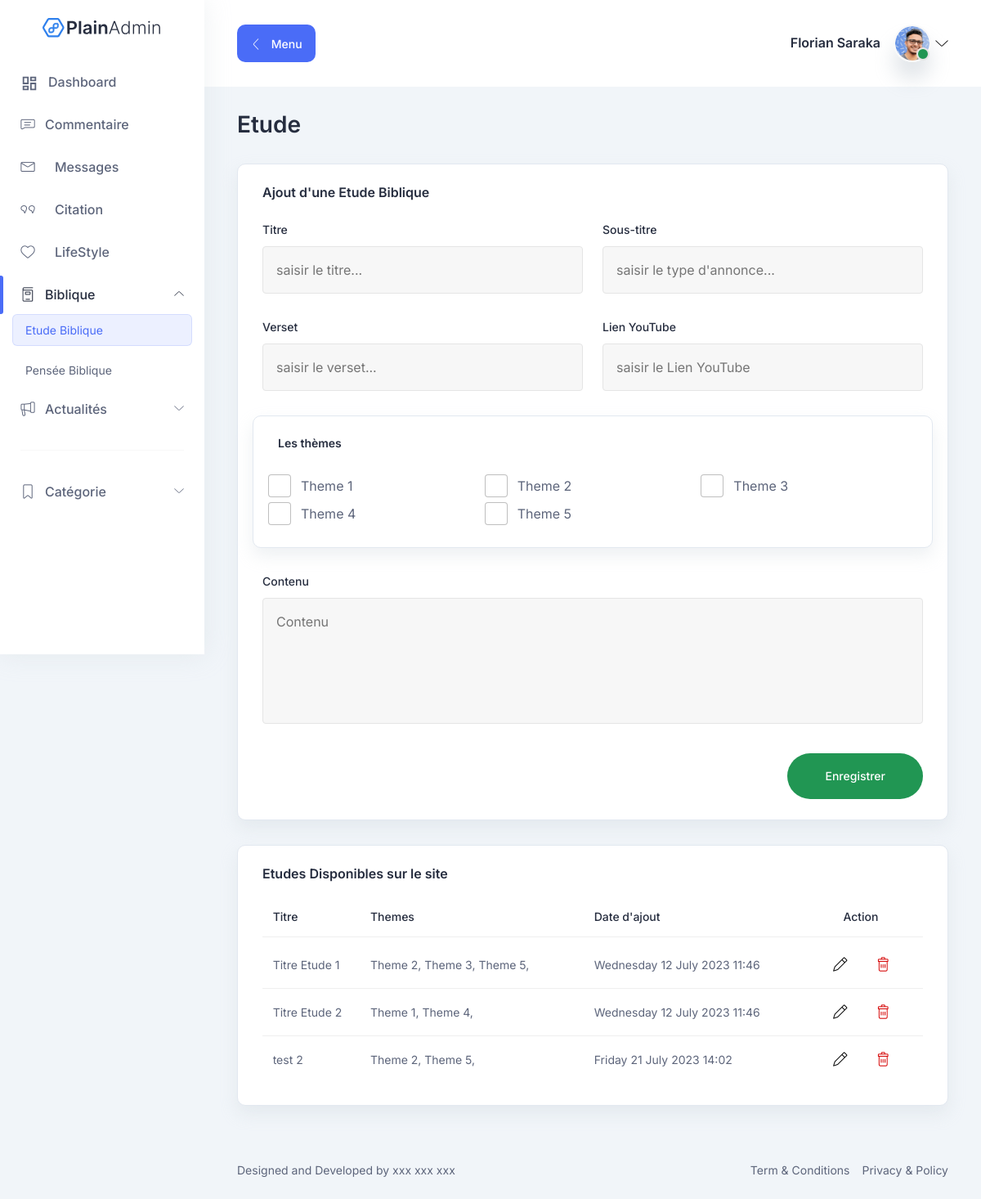
Page /dash/etude-biblique (signed in) on the committed database.
### dash/models.py (models this page shows, shortened)
class theme_biblique(models.Model):
    theme = models.CharField(max_length=500)
    date_ajout = models.DateTimeField(auto_now=True)
    def __str__(self):
        return self.theme

class etude_biblique(models.Model):
    themes = models.ManyToManyField(theme_biblique)
    titre = models.CharField(max_length=500)
    sous_titre = models.CharField(max_length=500)
    verset = models.CharField(max_length=500)
    contenu = models.TextField()
    lien_yt = models.CharField(max_length=500, blank=True)
    date_ajout = models.DateTimeField(auto_now=True)

### dash/views.py (the view)
# urls.py: path('etude-biblique', etude_b, name="etude_b"),
@user_passes_test(lambda u: u.is_superuser or u.is_staff)
def etude_b(Request):
    et_b = etude_biblique.objects.all()
    themes = theme_biblique.objects.all()
    return render(Request, 'dash/etude_b.html',  {'et_b':et_b, 'themes':themes})

### templates/dash/etude_b.html (shortened to what this page needs)
{% extends "dash/master.html" %}
{% block active_etude_b %} class="active" {% endblock %}
{% block show_etude %} show {% endblock %}
{% block coll_typ_th_b %} class="collapsed" {% endblock %}
{% block coll_ann %} class="collapsed" {% endblock %}
{% block content %}
{% load static %}
      <section class="tab-components">
        <div class="container-fluid">
          <div class="title-wrapper pt-30">
            <div class="row align-items-center">
              <div class="col-md-6">
                <div class="title mb-30">
                  <h2>Etude</h2>
                </div>
              </div>
            </div>
          </div>
          <div class="form-elements-wrapper">
            <div class="row">
              <div class="col-lg-12">
                <div class="card-style mb-30">
                  <h6 class="mb-25">Ajout d'une Etude Biblique</h6>
                    <form action="{% url 'dash:ajouter_et_b' %}" method="post" enctype="multipart/form-data">
                        <div class="row">
                            <div class="input-style-1 col-lg-6">
                                <label>Titre</label>
                                <input required type="text" placeholder="saisir le titre..." id="titre" name="titre" />
                            </div>
                            <div class="input-style-1 col-lg-6">
                                <label>Sous-titre</label>
                                <input required type="text" placeholder="saisir le type d'annonce..." id="sous_titre" name="sous_titre" />
                            </div>
                            <div class="input-style-1 col-lg-6">
                                <label>Verset</label>
                                <input required type="text" placeholder="saisir le verset..." id="verset" name="verset" />
                            </div>
                            <div class="input-style-1 col-lg-6">
                                <label>Lien YouTube</label>
                                <input type="text" placeholder="saisir le Lien YouTube" id="lien_yt" name="lien_yt" />
                            </div>
                            <div class="card-style mb-30">
                                <h6 style="font-size: 14px;" class="mb-25">Les thèmes</h6>
                                <div class="row">
                                    {% for theme in themes %}
                                        <div class="form-check checkbox-style col-lg-4">
                                        <input
                                            class="form-check-input"
                                            type="checkbox"
                                            name="themes"
                                            value="{{ theme.id }}"
                                            id="theme-{{ theme.id }}"
                                        />
                                        <label class="form-check-label" for="theme-{{ theme.id }}">
                                            {{ theme.theme }}</label
                                        >
                                        </div>
                                    {% endfor %}
                                </div>
                            </div>
                            <div class="input-style-1 col-lg-12">
                                <label>Contenu</label>
                                <textarea name="contenu" placeholder="Contenu" rows="5"></textarea>
                            </div>
                        </div>
                        <div style="text-align: right;">
                            <button class="main-btn success-btn rounded-full btn-hover" style="text-align: center;">
                                Enregistrer
                            </button>
                        </div>
                    </form>
                </div>
              </div>
            </div>
            <div class="row">
                <div class="col-lg-12">
                  <div class="card-style mb-30">
                    <h6 class="mb-10">Etudes Disponibles sur le site</h6>
                    <div class="table-wrapper table-responsive">
                      <table class="table striped-table">
                        <thead>
                          <tr>
                            <th></th>
                            <th><h6>Titre</h6></th>
                            <th><h6>Themes</h6></th>
                            <th><h6>Date d'ajout</h6></th>
                            <th><h6>&nbsp;&nbsp;&nbsp;&nbsp;&nbsp;Action</h6></th>
                          </tr>
                        </thead>
                        <tbody>
                            {% for et_b in et_b %}
                            <tr>
                                <td>
                                </td>
                                <td>
                                    <p class="etude-titre">{{ et_b.titre }}</p>
                                </td>
                                <td>
                                    <p>
                                        {% for theme in et_b.themes.all %}
                                            {{ theme }},
                                        {% endfor %}
                                    </p>
                                </td>
                                <td>
                                <p> {{ et_b.date_ajout|date:"l d F Y" }} {{ et_b.date_ajout|time:"H:i" }} </p>
                                </td>
                                <td>
                                <div class="action">
                                    <form action="{% url 'dash:edit_etude_b' et_b.id %}" method="post" enctype="multipart/form-data">
                                          <button class="edit" name="form_edit_etude_b">
                                            <i class="lni lni-pencil"></i>
                                          </button>
                                    </form>
                                    <form action="{% url 'dash:supprimer_etude_b' et_b.id %}" method="post" enctype="multipart/form-data">
                                        <button class="text-danger">
                                            <i class="lni lni-trash-can"></i>
                                        </button>
                                    </form>
                                </div>
                                </td>
                            </tr>
                            {% endfor %}
                        </tbody>
                      </table>
                    </div>
                  </div>
                </div>
            </div>
          </div>
        </div>
      </section>
{% endblock %}

### templates/dash/master.html (shortened to what this page needs)
{% load static %}
<!DOCTYPE html>
<html lang="en">
  <head>
    <link rel="stylesheet" href="{% static 'dash/assets/css/bootstrap.min.css' %}">
<link rel="stylesheet" href="{% static 'dash/assets/css/lineicons.css' %}">
<link rel="stylesheet" href="{% static 'dash/assets/css/materialdesignicons.min.css' %}">
<link rel="stylesheet" href="{% static 'dash/assets/css/fullcalendar.css' %}">
<link rel="stylesheet" href="{% static 'dash/assets/css/main.css' %}">
  </head>
  <body>
    <aside class="sidebar-nav-wrapper">
      <div class="navbar-logo">
        <a href="{% url 'dash:user_page' %}">
          <img src="{% static 'dash/assets/images/logo/logo.svg' %}" alt="logo" />
        </a>
      </div>
      <nav class="sidebar-nav">
        <ul>
          <li class="nav-item {% block active_dash %}{% endblock %}">
            <a href="{% url 'dash:user_page' %}">
                <span class="icon">
                </span>
                <span class="text">Dashboard</span>
            </a>
          </li>
          <li class="nav-item {% block comment %}{% endblock %}">
            <a href="{% url 'dash:comment' %}">
                <span class="icon">
                  <i class="lni lni-comments-alt "></i>
                </span>
                <span class="text">Commentaire</span>
            </a>
          </li>
          <li class="nav-item {% block active_msg %}{% endblock %}">
            <a href="{% url 'dash:msg' %}">
              <span class="icon">
                <span class="icon">
                  <i class="lni lni-envelope"></i>
                </span>
              </span>
              <span class="text">Messages</span>
            </a>
          </li>
          <li class="nav-item {% block active_qt %}{% endblock %}">
            <a href="{% url 'dash:insp' %}">
              <span class="icon">
                <span class="icon">
                  <i class="lni lni-quotation"></i>
                </span>
              </span>
              <span class="text">Citation</span>
            </a>
          </li>
          <li class="nav-item {% block active_lifS %}{% endblock %}">
            <a href="{% url 'dash:lifes' %}">
              <span class="icon">
                <span class="icon">
                  <i class="lni lni-heart"></i>
                </span>
              </span>
              <span class="text">LifeStyle</span>
            </a>
          </li>
          <li class="nav-item nav-item-has-children">
            <a
              href="#0"
              {% block coll_bibilque %}{% endblock %}
              data-bs-toggle="collapse"
              data-bs-target="#ddmenu_2"
              aria-controls="ddmenu_2"
              aria-expanded="false"
              aria-label="Toggle navigation"
            >
            <span class="icon">
              <i class="lni lni-book"></i>
            </span>
            <span class="text">Biblique</span>
            </a>
            <ul id="ddmenu_2" class="collapse {% block show_etude %}{% endblock %} dropdown-nav">
              <li>
                <a href="{% url 'dash:etude_b' %}" {% block active_etude_b %}{% endblock %}> Etude Biblique </a>
              </li>
              <li>
                <a href="{% url 'dash:pens_b' %}" {% block active_pens_b %}{% endblock %}> Pensée Biblique </a>
              </li>
            </ul>
          </li>
          <li class="nav-item nav-item-has-children">
            <a
              href="#0"
              {% block coll_ann %}{% endblock %}
              data-bs-toggle="collapse"
              data-bs-target="#ddmenu_4"
              aria-controls="ddmenu_4"
              aria-expanded="false"
              aria-label="Toggle navigation"
            >
            <span class="icon">
              <i class="lni lni-bullhorn"></i>
            </span>
            <span class="text">Actualités</span>
            </a>
          </li>
          <span class="divider"><hr /></span>
          <li class="nav-item nav-item-has-children">
            <a
              href="#0"
              {% block coll_typ_th_b %}{% endblock %}
              data-bs-toggle="collapse"
              data-bs-target="#ddmenu_3"
              aria-controls="ddmenu_3"
              aria-expanded="false"
              aria-label="Toggle navigation"
            >
              <span class="icon">
                <i class="lni lni-bookmark"></i>
              </span>
              <span class="text">Catégorie</span>
            </a>
          </li>
        </ul>
      </nav>
    </aside>
    <main class="main-wrapper">
      <header class="header">
        <div class="container-fluid">
          <div class="row">
            <div class="col-lg-5 col-md-5 col-6">
              <div class="header-left d-flex align-items-center">
                <div class="menu-toggle-btn mr-20">
                  <button
                    id="menu-toggle"
                    class="main-btn primary-btn btn-hover"
                  >
                    <i class="lni lni-chevron-left me-2"></i> Menu
                  </button>
                </div>
              </div>
            </div>
            <div class="col-lg-7 col-md-7 col-6">
              <div class="header-right">
                <div class="profile-box ml-15">
                  <button
                    class="dropdown-toggle bg-transparent border-0"
                    type="button"
                    id="profile"
                    data-bs-toggle="dropdown"
                    aria-expanded="false"
                  >
                    <div class="profile-info">
                      <div class="info">
                        <h6>{{user.last_name }} {{user.first_name }}</h6>
                        <div class="image">
                          <img
                            src="{% static 'dash/assets/images/profile/profile-image.png' %}"
                            alt=""
                          />
                          <span class="status"></span>
                        </div>
                      </div>
                    </div>
                    <i class="lni lni-chevron-down"></i>
                  </button>
                </div>
              </div>
            </div>
          </div>
        </div>
      </header>
        {% block content %}{% endblock %}
      <footer class="footer">
        <div class="container-fluid">
          <div class="row">
            <div class="col-md-6 order-last order-md-first">
              <div class="copyright text-center text-md-start">
                <p class="text-sm">
                  Designed and Developed by
                  <a
                    href="https://plainadmin.com"
                    rel="nofollow"
                    target="_blank"
                  >
                    xxx xxx xxx
                  </a>
                </p>
              </div>
            </div>
            <div class="col-md-6">
              <div
                class="
                  terms
                  d-flex
                  justify-content-center justify-content-md-end
                "
              >
                <a class="text-sm">Term & Conditions</a>
                <a class="text-sm ml-15">Privacy & Policy</a>
              </div>
            </div>
          </div>
        </div>
      </footer>
    </main>
  </body>
</html>

### static/dash/assets/css/fullcalendar.css (style rules this page uses)
:root { --fc-daygrid-event-dot-width: 8px; }
:root { --fc-list-event-dot-width: 10px; --fc-list-event-hover-bg-color: #f5f5f5; }

### rows in the picture
theme_biblique: theme "Theme 1"
theme_biblique: theme "Theme 2"
theme_biblique: theme "Theme 3"
theme_biblique: theme "Theme 4"
theme_biblique: theme "Theme 5"
etude_biblique: titre "Titre Etude 1", date_ajout "Wednesday 12 July 2023", date_ajout "11:46"
etude_biblique: titre "Titre Etude 2", date_ajout "Wednesday 12 July 2023", date_ajout "11:46"
etude_biblique: titre "test 2", date_ajout "Friday 21 July 2023", date_ajout "14:02"

### other values in the picture
{{ user.last_name }} "Florian"
{{ user.first_name }} "Saraka"
